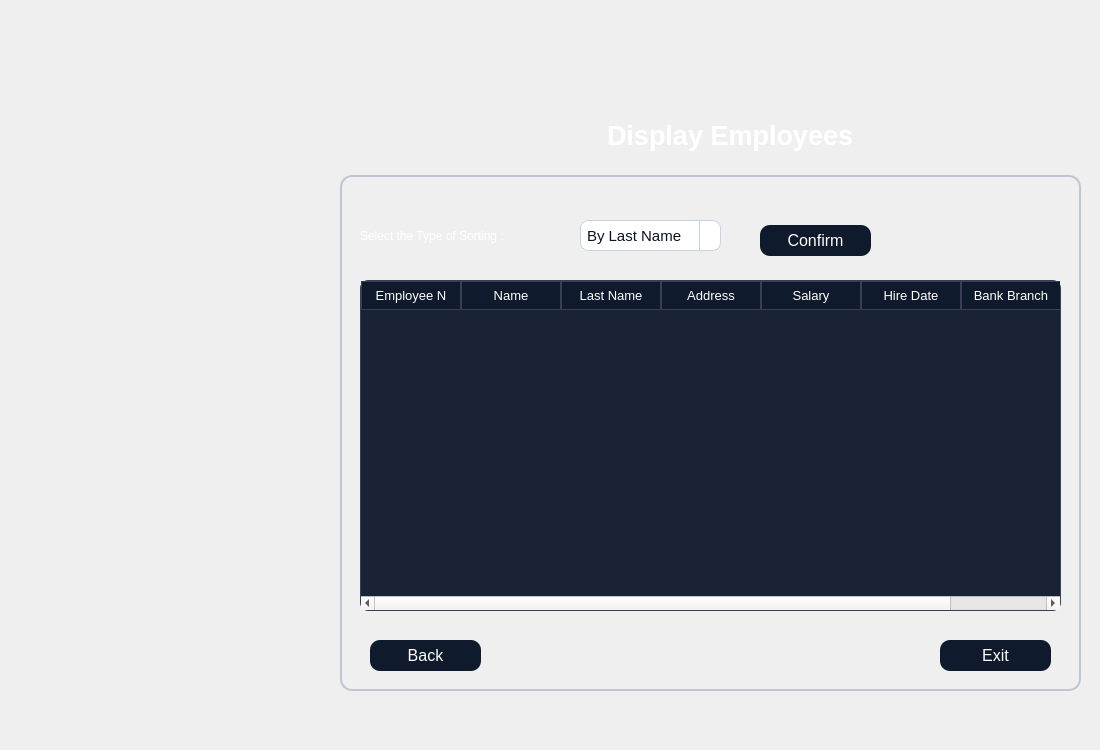
<?xml version="1.0" encoding="UTF-8"?>
<ui version="4.0">
 <class>displayemployee</class>
 <widget class="QDialog" name="displayemployee">
  <property name="geometry">
   <rect>
    <x>0</x>
    <y>0</y>
    <width>1100</width>
    <height>750</height>
   </rect>
  </property>
  <property name="windowTitle">
   <string>Dialog</string>
  </property>
  <property name="styleSheet">
   <string notr="true">QTableWidget {
    background-color: #1A2236;
    color: #FFFFFF;
    border: 1px solid #3A3F58;
    gridline-color: #3A3F58;
    font-family: &quot;Inter&quot;;
    font-size: 10pt;
    border-radius: 8px;
    selection-background-color: #0F5FFF;
    selection-color: #FFFFFF;
}

QHeaderView::section {
    background-color: #0F1A2C;
    color: #FFFFFF;
    border: 1px solid #3A3F58;
    padding: 4px;
    font-family: &quot;Montserrat SemiBold&quot;;
    font-size: 10pt;
}

QTableWidget::item:selected {
    background-color: #0F5FFF;
    color: #FFFFFF;
}
QGroupBox {
    border: 1.5px solid #BFC5D2;
    border-radius: 12px;
    margin-top: 25px;
    color: white;
    font-family: &quot;Segoe UI Semibold&quot;;
    font-size: 14pt;
}

QGroupBox::title {
    subcontrol-origin: margin;
    padding: 4px 10px;
}
QPushButton {
    background-color: #0F1A2C;
    color: #FFFFFF;
	border-color: rgb(0, 0, 0);
    border-radius: 10px;
    font-family: &quot;Montserrat SemiBold&quot;;
    font-size: 12pt;
    padding: 6px 12px;
}

QPushButton:hover {
    background-color: #1A2942;
}

QPushButton:pressed {
    background-color: #09111A;
}
QLineEdit {
    background-color: #FFFFFF;
    border: 1px solid #C6D4E1;
    border-radius: 8px;
    padding: 6px;
    color: #0A1320;
    font-family: &quot;Inter&quot;;
    font-size: 11pt;
}

QLineEdit:focus {
    border: 1px solid #00B4FF;
    background-color: #F8FBFF;
}
QComboBox {
    background-color: #FFFFFF;
    border: 1px solid #C6D4E1;
    border-radius: 8px;
    padding: 6px;
    color: #0A1320;
    font-family: &quot;Inter&quot;;
    font-size: 11pt;
}

QComboBox:focus {
    border: 1px solid #00B4FF;
    background-color: #F8FBFF;
}

QComboBox::drop-down {
    subcontrol-origin: padding;
    subcontrol-position: top right;
    width: 20px;
    border-left: 1px solid #C6D4E1;
}

QComboBox::down-arrow {
    
	image: url(:/new/prefix1/icon.png);
    width: 12px;
    height: 12px;
}</string>
  </property>
  <widget class="QLabel" name="label">
   <property name="geometry">
    <rect>
     <x>0</x>
     <y>0</y>
     <width>1100</width>
     <height>750</height>
    </rect>
   </property>
   <property name="styleSheet">
    <string notr="true">image: url(:/new/prefix1/bg.jpg);</string>
   </property>
   <property name="text">
    <string/>
   </property>
  </widget>
  <widget class="QGroupBox" name="groupBox">
   <property name="geometry">
    <rect>
     <x>340</x>
     <y>150</y>
     <width>741</width>
     <height>541</height>
    </rect>
   </property>
   <property name="title">
    <string/>
   </property>
   <widget class="QLabel" name="label_3">
    <property name="geometry">
     <rect>
      <x>20</x>
      <y>55</y>
      <width>211</width>
      <height>61</height>
     </rect>
    </property>
    <property name="styleSheet">
     <string notr="true">color: rgb(255, 255, 255);
font: 12pt &quot;Segoe UI&quot;;</string>
    </property>
    <property name="text">
     <string>Select the Type of Sorting :</string>
    </property>
   </widget>
   <widget class="QComboBox" name="box">
    <property name="geometry">
     <rect>
      <x>240</x>
      <y>70</y>
      <width>141</width>
      <height>31</height>
     </rect>
    </property>
    <item>
     <property name="text">
      <string>By Last Name</string>
     </property>
    </item>
    <item>
     <property name="text">
      <string>By Bank Branch</string>
     </property>
    </item>
    <item>
     <property name="text">
      <string>By Recent Recruited</string>
     </property>
    </item>
   </widget>
   <widget class="QTableWidget" name="tableWidget">
    <property name="geometry">
     <rect>
      <x>20</x>
      <y>130</y>
      <width>701</width>
      <height>331</height>
     </rect>
    </property>
    <column>
     <property name="text">
      <string>Employee N</string>
     </property>
    </column>
    <column>
     <property name="text">
      <string>Name</string>
     </property>
    </column>
    <column>
     <property name="text">
      <string>Last Name</string>
     </property>
    </column>
    <column>
     <property name="text">
      <string>Address</string>
     </property>
    </column>
    <column>
     <property name="text">
      <string>Salary</string>
     </property>
    </column>
    <column>
     <property name="text">
      <string>Hire Date</string>
     </property>
    </column>
    <column>
     <property name="text">
      <string>Bank Branch</string>
     </property>
    </column>
   </widget>
   <widget class="QPushButton" name="c">
    <property name="geometry">
     <rect>
      <x>420</x>
      <y>75</y>
      <width>111</width>
      <height>31</height>
     </rect>
    </property>
    <property name="text">
     <string>Confirm</string>
    </property>
   </widget>
   <widget class="QLabel" name="l">
    <property name="geometry">
     <rect>
      <x>100</x>
      <y>370</y>
      <width>571</width>
      <height>41</height>
     </rect>
    </property>
    <property name="styleSheet">
     <string notr="true">color: rgb(170, 0, 0);
font: 700 14pt &quot;Segoe UI&quot;;
</string>
    </property>
    <property name="text">
     <string/>
    </property>
   </widget>
   <widget class="QPushButton" name="back_2">
    <property name="geometry">
     <rect>
      <x>30</x>
      <y>490</y>
      <width>111</width>
      <height>31</height>
     </rect>
    </property>
    <property name="text">
     <string>Back</string>
    </property>
   </widget>
   <widget class="QPushButton" name="exit_2">
    <property name="geometry">
     <rect>
      <x>600</x>
      <y>490</y>
      <width>111</width>
      <height>31</height>
     </rect>
    </property>
    <property name="text">
     <string>Exit</string>
    </property>
   </widget>
  </widget>
  <widget class="QLabel" name="label_2">
   <property name="geometry">
    <rect>
     <x>600</x>
     <y>110</y>
     <width>281</width>
     <height>51</height>
    </rect>
   </property>
   <property name="styleSheet">
    <string notr="true">color: #FFFFFF; 
font-family: &quot;Montserrat SemiBold&quot;; 
font-size: 20pt;
font-weight: 700; 
padding: 4px 0;</string>
   </property>
   <property name="text">
    <string>Display Employees</string>
   </property>
  </widget>
 </widget>
 <resources/>
 <connections/>
</ui>
